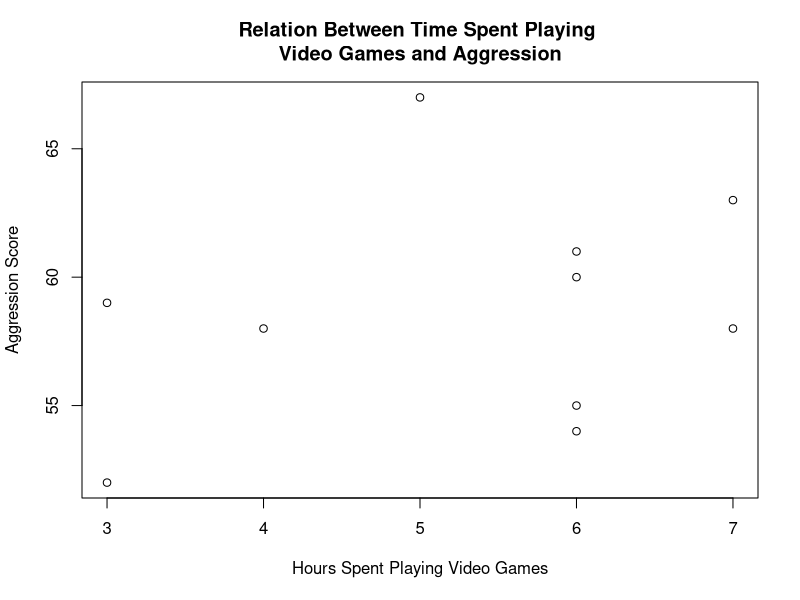

Generate this figure with R:
## ---- chunk 1
knitr::opts_chunk$set(echo = TRUE)
## ---- chunk 2
df <- data.frame("VideoGames" = c(4, 3, 7, 6, 3, 6, 6, 7, 6, 5),
"Aggression" = c(58, 52, 63, 54, 59, 55, 61, 58, 60, 67),
"Cognition" = c(79, 20, 82, 81, 79, 79, 81, 83, 80, 83))

## ---- chunk 3
lapply(df, mean)
lapply(df, sd)

## ---- chunk 4

plot(x = df$VideoGames, y = df$Aggression,
     xlab = "Hours Spent Playing Video Games",
     ylab = "Aggression Score",
     main = "Relation Between Time Spent Playing \nVideo Games and Aggression")

## ---- chunk 5
cov(df$VideoGames, df$Aggression)
## ---- chunk 6
cor(df$VideoGames, df$Aggression)
